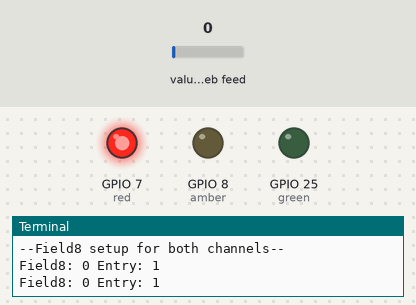
A program run on a simulated Raspberry Pi (BCM pin numbers). Parts: output pins drawn as LEDs (lit = HIGH), the last lines printed to the terminal. Inputs (shaded band) come from the test bench; at power-on: value of the web feed 0. Requests to the public web service named in the program get a made-up reply in its usual format after 0.4 s (London, UTC, broken clouds, 64 % humidity, 1013 hPa unless stated); threads take turns every 2 ms.

Above: at 30.9 s.
At 61.3 s:
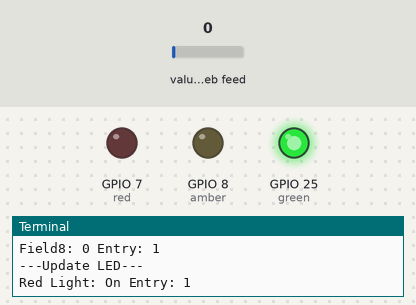
At 91.7 s:
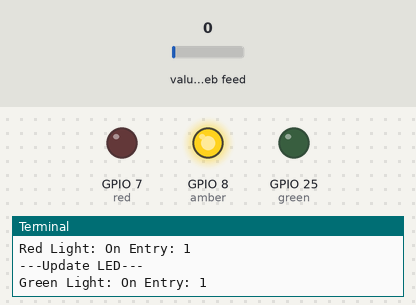
At 112.1 s:
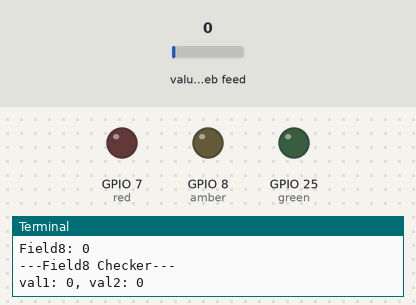
Timing chart, 0 to 128.5 s (numbered marks = the images above):
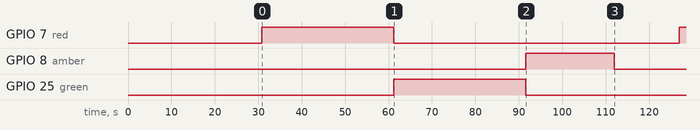

The program:

traffic_light_C_Part.py
```python
from gpiozero import TrafficLights
from time import sleep
import requests
import threading
import time

write_key1 = ""
read_key1 = ""
write_key2 = ""
read_key2 = ""
alert = False

def updateData(redStatus, greenStatus, amberStatus):
    x = requests.get(f"https://api.thingspeak.com/update?api_key=" + write_key1 + "&field1=" + greenStatus + "&field2=" + amberStatus + "&field3=" + redStatus)
    if (x.status_code == 200):
        print("---Update LED---")
        if (redStatus == "1"):
            print("Red Light: On Entry: "+ x.text)
        elif (greenStatus == "1"):
            print("Green Light: On Entry: "+ x.text)
        elif (amberStatus == "1"):
            print("Amber Light: On Entry: "+ x.text)
    else:
        print(f"Failed to update, Response: {x.status_code}")

def updateAlert(status, redStatus, greenStatus, amberStatus, api_key):
    x = requests.get(f"https://api.thingspeak.com/update?api_key=" + api_key + "&field8=" + status + "&field1=" + greenStatus + "&field2=" + amberStatus + "&field3=" + redStatus)
    if (x.status_code == 200):
        print(f"Field8: " + status + " Entry: "+ x.text)
    else:
        print(f"Failed to update, Response: {x.status_code}")

def updateField8(status, api_key):
    x = requests.get(f"https://api.thingspeak.com/update?api_key=" + api_key + "&field8=" + status)
    if (x.status_code == 200):
        print(f"Field8: " + status + " Entry: "+ x.text)
    else:
        print(f"Failed to update, Response: {x.status_code}")

def readField8(api_key, channel):
    x = requests.get(f"https://api.thingspeak.com/channels/" + channel +"/fields/8.json?api_key=" + api_key +"&results=1")
    if (x.status_code == 200):
        print(f"----Field8 Read----")
        feeds = x.json().get('feeds', [])
        if feeds:
            status = feeds[0].get('field8')
            print(f"Field8: {status}")
            return status
        else:
            print("Failed to read, No feeds")
            return None
    else:
        print(f"Failed to read, Response: {x.status_code}")
        return None

# Thread1 function for field8 timer
def field8_timer():
    while True:
        sleep(160)  # Wait for 10 minutes

        print("----Field8 channel 1----")
        updateAlert("1","0", "0", "1", write_key1)
        print("----Field8 channel 2----")
        updateField8("1", write_key2)
        sleep(30)   # Keep it on for 1 minute

        print("----Field8 channel 1----")
        updateField8("0", write_key1)
        print("----Field8 channel 1----")
        updateField8("0", write_key2)

def field8_checker():
    global alert
    while True:
        sleep(80)  # Check every 30 seconds
        val1 = readField8(read_key2,"2727421")
        val2 = readField8(read_key1, "2727420")

        print("---Field8 Checker---")
        if val1 == None:
            val1 = val2
        elif val2 == None:
            val2 = val1
        elif val1 == None and val2 == None:
            continue
        print(f"val1: {val1}, val2: {val2}")
        # Check if both field8 are 1, then turn on amber light
        if val1 == val2 == "1":
            alert = True
            lights.amber.on()
            lights.red.off()
            lights.green.off()
            updateData("0", "0", "1")
            print("---Alert Variable ON---")
            print("Field8=1, Amber light:ON")
        if val1 == val2 == "0":
            alert = False


if __name__ == "__main__":
    # Traffic light setup
    lights = TrafficLights(7, 8, 25) # Red, Amber, Green
    # Setup field8
    print("--Field8 setup for both channels--")
    updateField8("0", write_key1)
    updateField8("0", write_key2)
    sleep(15) # Wait for 15 seconds (Thingsopeak API limit)

    # Start the field8 timer in a separate thread
    thread1 = threading.Thread(target=field8_timer); thread1.daemon = True
    thread1.start()
    # Start the field8 checker in a separate thread
    thread2 = threading.Thread(target=field8_checker); thread2.daemon = True
    thread2.start()

    while True:
        if alert == True:
            continue

        # Red light on
        if alert == False:
            # Delay 15 seconds before starting the cycle if alert has recently turned off
            time.sleep(15)

            lights.red.on()
            updateData("1", "0", "0")
            sleep(30)

        # Green light
        if alert == False:
            lights.red.off()
            lights.green.on()
            updateData("0", "1", "0")
            sleep(30)

        # Amber light
        if alert == False:
            lights.green.off()
            lights.amber.on()
            updateData("0", "0", "1")
            sleep(20)
            lights.amber.off()
```

Measured:
- by itself, GPIO 7 (red): LOW → HIGH at 30.8 s, → LOW 30.4 s later, → HIGH 65.8 s later
- by itself, GPIO 8 (amber): LOW → HIGH at 91.6 s, → LOW 20.4 s later
- by itself, GPIO 25 (green): LOW → HIGH at 61.2 s, → LOW 30.4 s later
